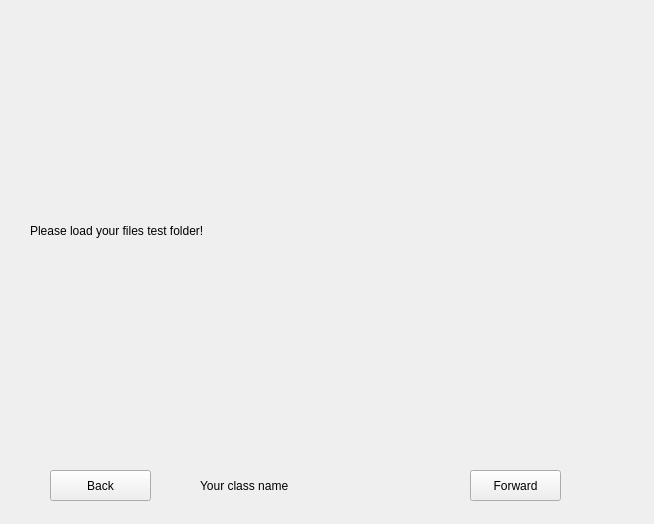
<?xml version="1.0" encoding="UTF-8"?>
<ui version="4.0">
 <class>Form</class>
 <widget class="QWidget" name="Form">
  <property name="geometry">
   <rect>
    <x>0</x>
    <y>0</y>
    <width>654</width>
    <height>524</height>
   </rect>
  </property>
  <property name="windowTitle">
   <string>Form</string>
  </property>
  <widget class="QLabel" name="display">
   <property name="geometry">
    <rect>
     <x>30</x>
     <y>20</y>
     <width>601</width>
     <height>421</height>
    </rect>
   </property>
   <property name="text">
    <string>Please load your files test folder!</string>
   </property>
   <property name="scaledContents">
    <bool>true</bool>
   </property>
  </widget>
  <widget class="QPushButton" name="back">
   <property name="geometry">
    <rect>
     <x>50</x>
     <y>470</y>
     <width>101</width>
     <height>31</height>
    </rect>
   </property>
   <property name="text">
    <string>Back</string>
   </property>
  </widget>
  <widget class="QPushButton" name="frward">
   <property name="geometry">
    <rect>
     <x>470</x>
     <y>470</y>
     <width>91</width>
     <height>31</height>
    </rect>
   </property>
   <property name="text">
    <string>Forward</string>
   </property>
  </widget>
  <widget class="QLabel" name="result">
   <property name="geometry">
    <rect>
     <x>200</x>
     <y>470</y>
     <width>231</width>
     <height>31</height>
    </rect>
   </property>
   <property name="text">
    <string>Your class name</string>
   </property>
  </widget>
 </widget>
 <resources/>
 <connections/>
</ui>
